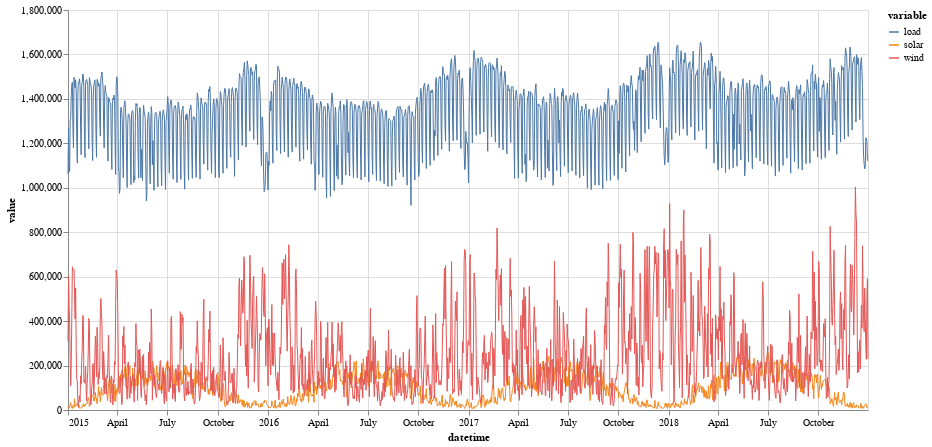

The notebook cell this image was saved under:
### Markdown cell above
Next, we are going to connect the dots and create a line chart form this data. So basically the same code as above, except we're now using `mark_line()` instead of `mark_circle`:

### Code cell
alt.Chart(days.reset_index().melt("datetime")).mark_line(strokeWidth=1).encode(
    x='datetime',
    y='value',
    color='variable',
).properties(width=800, height=400)

### Figure 1 — Vega-Lite specification as saved in the notebook (floating-point values rounded to 4 significant figures; data arrays with more than 128 entries replaced by an {"elided": "..."} marker saying what was removed)
{"config": {"view": {"continuousWidth": 400, "continuousHeight": 300}}, "data": {"name": "data-f7c24830b6d361807cc5a27700438cfb"}, "mark": {"type": "line", "strokeWidth": 1}, "encoding": {"color": {"type": "nominal", "field": "variable"}, "x": {"type": "temporal", "field": "datetime"}, "y": {"type": "quantitative", "field": "value"}}, "height": 400, "width": 800, "$schema": "https://vega.github.io/schema/vega-lite/v4.8.1.json", "datasets": {"data-f7c24830b6d361807cc5a27700438cfb": {"elided": "4383 records"}}}
